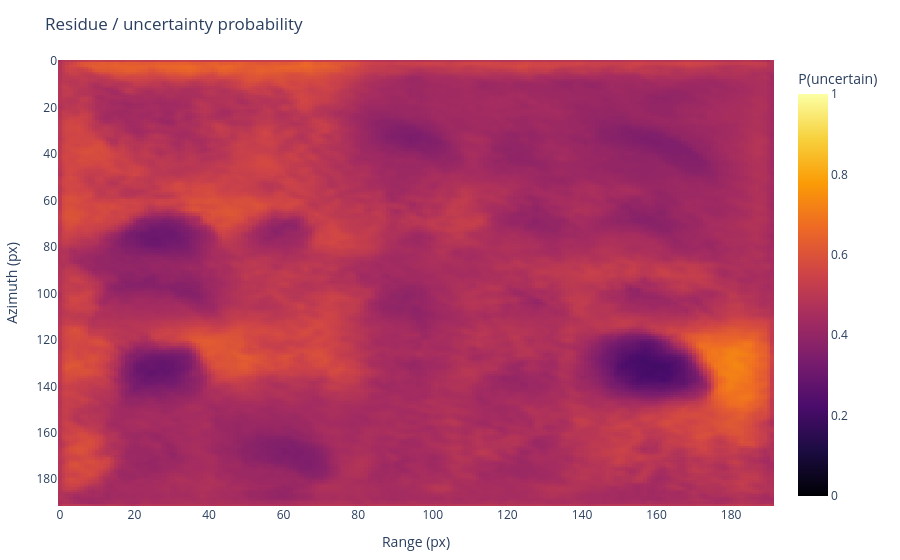

Notebook source saved alongside this figure:
### Code cell
fig_residue_heatmap = phase_plots.plot_residue_probability_heatmap(result.residue_prob)
fig_residue_heatmap.show()

### Figure 1 — Plotly figure (JSON) as saved in the notebook; plotly's stock layout.template omitted (floating-point values rounded to 4 significant figures; data arrays with more than 128 entries replaced by an {"elided": "..."} marker saying what was removed)
{"data": [{"colorbar": {"title": {"text": "P(uncertain)"}}, "colorscale": [[0.0, "#000004"], [0.1111, "#1b0c41"], [0.2222, "#4a0c6b"], [0.3333, "#781c6d"], [0.4444, "#a52c60"], [0.5556, "#cf4446"], [0.6667, "#ed6925"], [0.7778, "#fb9b06"], [0.8889, "#f7d13d"], [1.0, "#fcffa4"]], "type": "heatmap", "z": {"elided": "192x192 float values"}, "zmax": 1.0, "zmin": 0.0}], "layout": {"margin": {"b": 40, "l": 40, "r": 40, "t": 60}, "title": {"text": "Residue / uncertainty probability"}, "xaxis": {"title": {"text": "Range (px)"}}, "yaxis": {"autorange": "reversed", "title": {"text": "Azimuth (px)"}}}}
